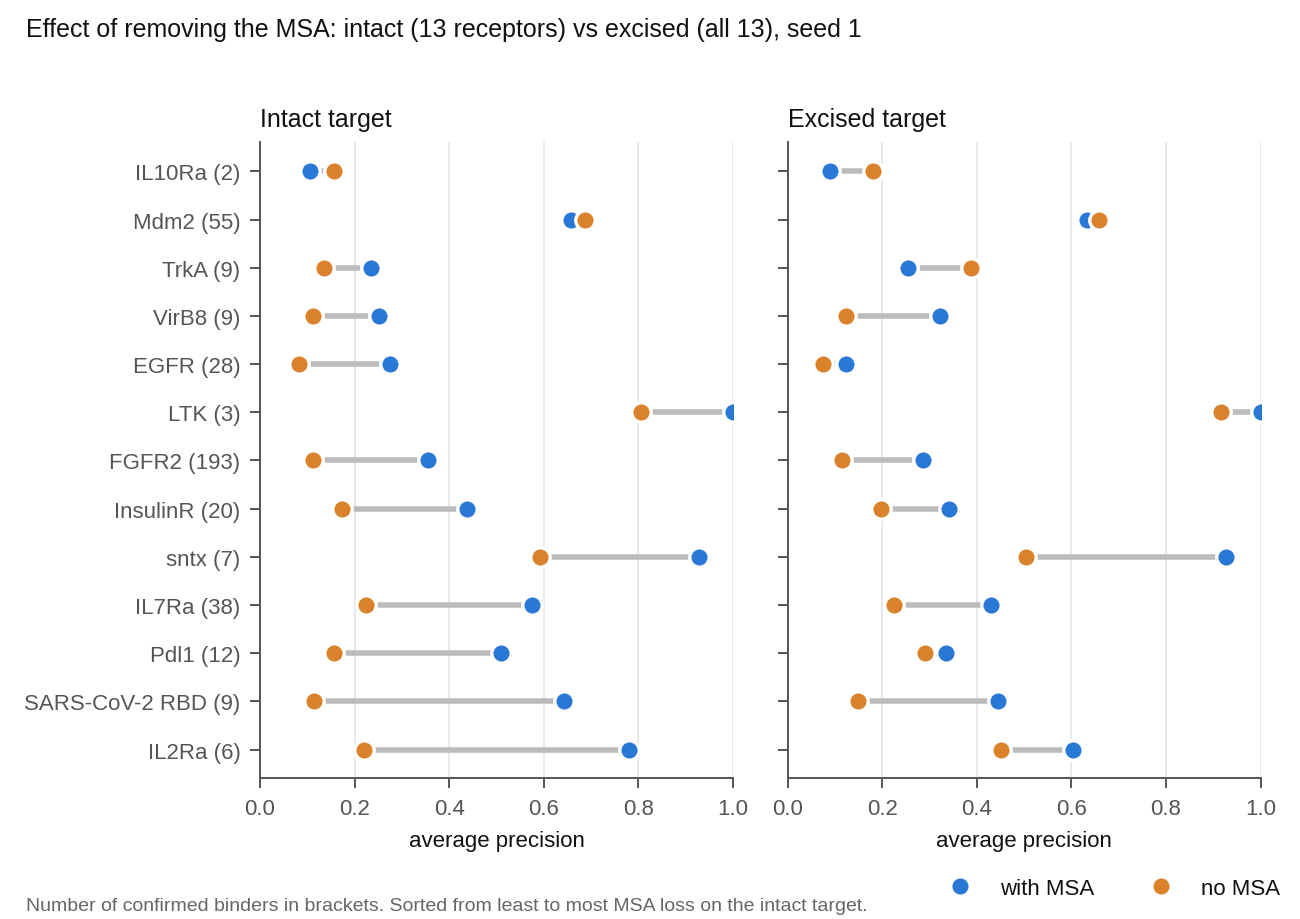

Reproduce this figure in Python.
"""Intact (all 13 receptors) vs excised (only the 4 receptors that were run), seed 1, ipSAE_min."""
import csv, sys
from collections import defaultdict
import os
import matplotlib; matplotlib.use('Agg')
import matplotlib.pyplot as plt
sys.path.insert(0, os.path.join(os.path.dirname(os.path.abspath(__file__)), '..'))
from msa_paths import ROOT, rpath
import make_figures as mf
csv.field_size_limit(10**9)
cell = defaultdict(lambda: defaultdict(list))
M = {('e2_out','full'):('Intact','MSA'), ('e2_out','none'):('Intact','none'),
     ('ex_out','exfull'):('Excised','MSA'), ('ex_out','exnone'):('Excised','none'),
     ('ex2_out','exfull'):('Excised','MSA'), ('ex2_out','exnone'):('Excised','none')}
for r in csv.DictReader(open(rpath('all_af3_folds.csv'))):
    k = M.get((r['experiment'], r['condition']))
    if k: cell[k][r['target_id']].append((float(r['ipsae_min']), int(r['label'])))
T = sorted(cell[('Intact','MSA')], key=lambda t: mf.ap(cell[('Intact','none')][t]) - mf.ap(cell[('Intact','MSA')][t]), reverse=True)
AP = {k: {t: mf.ap(v[t]) for t in v} for k, v in cell.items()}
npos = {t: sum(l for _, l in cell[('Intact','MSA')][t]) for t in T}
BLUE, ORANGE = '#2a78d6', '#d9822b'
fig, axes = plt.subplots(1, 2, figsize=(6.5, 4.6), sharey=True, sharex=True)
for ax, g in zip(axes, ('Intact', 'Excised')):
    for i, t in enumerate(T):
        if t not in AP[(g, 'MSA')]:
            ax.text(0.5, i, 'not run', ha='center', va='center', fontsize=7, color='#999'); continue
        a, b = AP[(g,'MSA')][t], AP[(g,'none')][t]
        ax.plot([a, b], [i, i], color='#bbb', lw=2, zorder=1)
        ax.plot(a, i, 'o', ms=7, color=BLUE, mec='white', mew=1.2, zorder=3, label='with MSA' if i == 0 else None)
        ax.plot(b, i, 'o', ms=7, color=ORANGE, mec='white', mew=1.2, zorder=3, label='no MSA' if i == 0 else None)
    ax.set_title(g + ' target', fontsize=9, loc='left')
    ax.set_xlim(0, 1); ax.grid(axis='x', color='#e5e5e5', lw=0.6); ax.set_axisbelow(True)
    for sp in ('top', 'right'): ax.spines[sp].set_visible(False)
    ax.set_xlabel('average precision')
axes[0].set_yticks(range(len(T)))
axes[0].set_yticklabels([f"{t.replace('SARS_CoV2_RBD','SARS-CoV-2 RBD')} ({npos[t]})" for t in T], fontsize=8)
axes[0].invert_yaxis()
fig.suptitle('Effect of removing the MSA: intact (13 receptors) vs excised (all 13), seed 1', fontsize=9, x=0.02, ha='left')
h, l = axes[0].get_legend_handles_labels(); fig.legend(h, l, frameon=False, fontsize=8, loc='lower right', ncol=2)
fig.text(0.02, 0.01, 'Number of confirmed binders in brackets. Sorted from least to most MSA loss on the intact target.', fontsize=7, color='#666')
fig.tight_layout(rect=(0, 0.05, 1, 0.96)); fig.savefig('fig_excision_all13.png', dpi=200)
for t in T: print('%-14s pos %3d  intact %.3f %.3f   excised %.3f %.3f' % (t, npos[t], AP[('Intact','MSA')][t], AP[('Intact','none')][t], AP[('Excised','MSA')][t], AP[('Excised','none')][t]))
